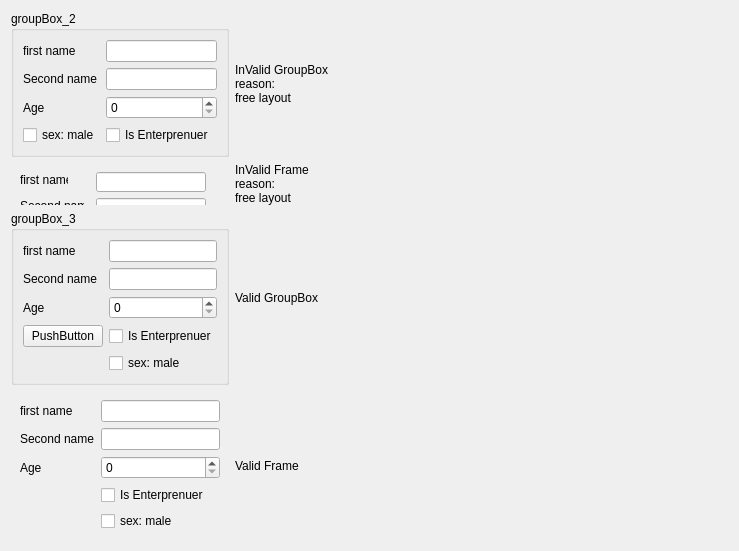
    <widget class="QWidget" name="tab_2">
     <attribute name="title">
      <string>GroupBox, Frame</string>
     </attribute>
     <layout class="QGridLayout" name="gridLayout_15">
      <item row="0" column="0">
       <widget class="QGroupBox" name="groupBox_2">
        <property name="title">
         <string>groupBox_2</string>
        </property>
        <layout class="QGridLayout" name="gridLayout_7">
         <item row="0" column="0">
          <widget class="QLabel" name="label_7">
           <property name="text">
            <string>first name</string>
           </property>
          </widget>
         </item>
         <item row="0" column="1">
          <widget class="QLineEdit" name="lineEdit_5"/>
         </item>
         <item row="1" column="0">
          <widget class="QLabel" name="label_8">
           <property name="text">
            <string>Second name</string>
           </property>
          </widget>
         </item>
         <item row="1" column="1">
          <widget class="QLineEdit" name="lineEdit_6"/>
         </item>
         <item row="2" column="0">
          <widget class="QLabel" name="label_9">
           <property name="text">
            <string>Age</string>
           </property>
          </widget>
         </item>
         <item row="2" column="1">
          <widget class="QSpinBox" name="spinBox_3"/>
         </item>
         <item row="3" column="0">
          <widget class="QCheckBox" name="checkBox_6">
           <property name="text">
            <string>sex: male</string>
           </property>
          </widget>
         </item>
         <item row="3" column="1">
          <widget class="QCheckBox" name="checkBox_7">
           <property name="text">
            <string>Is Enterprenuer</string>
           </property>
          </widget>
         </item>
        </layout>
       </widget>
      </item>
      <item row="1" column="0">
       <widget class="QFrame" name="frame_3">
        <widget class="QCheckBox" name="checkBox_8">
         <property name="geometry">
          <rect>
           <x>9</x>
           <y>87</y>
           <width>70</width>
           <height>18</height>
          </rect>
         </property>
         <property name="text">
          <string>sex: male</string>
         </property>
        </widget>
        <widget class="QLabel" name="label_10">
         <property name="geometry">
          <rect>
           <x>9</x>
           <y>9</y>
           <width>48</width>
           <height>16</height>
          </rect>
         </property>
         <property name="text">
          <string>first name</string>
         </property>
        </widget>
        <widget class="QLabel" name="label_11">
         <property name="geometry">
          <rect>
           <x>9</x>
           <y>61</y>
           <width>19</width>
           <height>16</height>
          </rect>
         </property>
         <property name="text">
          <string>Age</string>
         </property>
        </widget>
        <widget class="QLineEdit" name="lineEdit_7">
         <property name="geometry">
          <rect>
           <x>85</x>
           <y>35</y>
           <width>110</width>
           <height>20</height>
          </rect>
         </property>
        </widget>
        <widget class="QLineEdit" name="lineEdit_8">
         <property name="geometry">
          <rect>
           <x>85</x>
           <y>9</y>
           <width>110</width>
           <height>20</height>
          </rect>
         </property>
        </widget>
        <widget class="QSpinBox" name="spinBox_4">
         <property name="geometry">
          <rect>
           <x>85</x>
           <y>61</y>
           <width>37</width>
           <height>20</height>
          </rect>
         </property>
        </widget>
        <widget class="QCheckBox" name="checkBox_9">
         <property name="geometry">
          <rect>
           <x>85</x>
           <y>87</y>
           <width>100</width>
           <height>18</height>
          </rect>
         </property>
         <property name="text">
          <string>Is Enterprenuer</string>
         </property>
        </widget>
        <widget class="QLabel" name="label_12">
         <property name="geometry">
          <rect>
           <x>9</x>
           <y>35</y>
           <width>64</width>
           <height>16</height>
          </rect>
         </property>
         <property name="text">
          <string>Second name</string>
         </property>
        </widget>
       </widget>
      </item>
      <item row="2" column="0">
       <widget class="QGroupBox" name="groupBox_3">
        <property name="title">
         <string>groupBox_3</string>
        </property>
        <layout class="QGridLayout" name="gridLayout">
         <item row="0" column="0">
          <widget class="QLabel" name="label_14">
           <property name="text">
            <string>first name</string>
           </property>
          </widget>
         </item>
         <item row="0" column="1">
          <widget class="QLineEdit" name="lineEdit_10"/>
         </item>
         <item row="1" column="0">
          <widget class="QLabel" name="label_22">
           <property name="text">
            <string>Second name</string>
           </property>
          </widget>
         </item>
         <item row="1" column="1">
          <widget class="QLineEdit" name="lineEdit_9"/>
         </item>
         <item row="2" column="0">
          <widget class="QLabel" name="label_20">
           <property name="text">
            <string>Age</string>
           </property>
          </widget>
         </item>
         <item row="2" column="1">
          <widget class="QSpinBox" name="spinBox_6"/>
         </item>
         <item row="3" column="1">
          <widget class="QCheckBox" name="checkBox_13">
           <property name="text">
            <string>Is Enterprenuer</string>
           </property>
          </widget>
         </item>
         <item row="4" column="1">
          <widget class="QCheckBox" name="checkBox_12">
           <property name="text">
            <string>sex: male</string>
           </property>
          </widget>
         </item>
         <item row="3" column="0">
          <widget class="QPushButton" name="clickeme__">
           <property name="text">
            <string>PushButton</string>
           </property>
          </widget>
         </item>
        </layout>
       </widget>
      </item>
      <item row="3" column="0">
       <widget class="QFrame" name="frame_4">
        <layout class="QGridLayout" name="gridLayout_8">
         <item row="0" column="0">
          <widget class="QLabel" name="label_29">
           <property name="text">
            <string>first name</string>
           </property>
          </widget>
         </item>
         <item row="0" column="1">
          <widget class="QLineEdit" name="lineEdit_12"/>
         </item>
         <item row="1" column="0">
          <widget class="QLabel" name="label_33">
           <property name="text">
            <string>Second name</string>
           </property>
          </widget>
         </item>
         <item row="1" column="1">
          <widget class="QLineEdit" name="lineEdit_11"/>
         </item>
         <item row="2" column="0">
          <widget class="QLabel" name="label_31">
           <property name="text">
            <string>Age</string>
           </property>
          </widget>
         </item>
         <item row="2" column="1">
          <widget class="QSpinBox" name="spinBox_12"/>
         </item>
         <item row="3" column="1">
          <widget class="QCheckBox" name="checkBox_21">
           <property name="text">
            <string>Is Enterprenuer</string>
           </property>
          </widget>
         </item>
         <item row="4" column="1">
          <widget class="QCheckBox" name="checkBox_20">
           <property name="text">
            <string>sex: male</string>
           </property>
          </widget>
         </item>
        </layout>
       </widget>
      </item>
      <item row="0" column="1">
       <widget class="QLabel" name="label_15">
        <property name="text">
         <string>InValid GroupBox
reason:
free layout</string>
        </property>
       </widget>
      </item>
      <item row="1" column="1">
       <widget class="QLabel" name="label_16">
        <property name="text">
         <string>InValid Frame
reason:
free layout</string>
        </property>
       </widget>
      </item>
      <item row="2" column="1">
       <widget class="QLabel" name="label_40">
        <property name="text">
         <string>Valid GroupBox</string>
        </property>
       </widget>
      </item>
      <item row="3" column="1">
       <widget class="QLabel" name="label_43">
        <property name="text">
         <string>Valid Frame</string>
        </property>
       </widget>
      </item>
      <item row="0" column="2">
       <spacer name="horizontalSpacer_3">
        <property name="orientation">
         <enum>Qt::Horizontal</enum>
        </property>
        <property name="sizeHint" stdset="0">
         <size>
          <width>399</width>
          <height>20</height>
         </size>
        </property>
       </spacer>
      </item>
      <item row="3" column="2">
       <spacer name="horizontalSpacer_6">
        <property name="orientation">
         <enum>Qt::Horizontal</enum>
        </property>
        <property name="sizeHint" stdset="0">
         <size>
          <width>399</width>
          <height>20</height>
         </size>
        </property>
       </spacer>
      </item>
      <item row="2" column="2">
       <spacer name="horizontalSpacer_5">
        <property name="orientation">
         <enum>Qt::Horizontal</enum>
        </property>
        <property name="sizeHint" stdset="0">
         <size>
          <width>399</width>
          <height>20</height>
         </size>
        </property>
       </spacer>
      </item>
      <item row="1" column="2">
       <spacer name="horizontalSpacer_4">
        <property name="orientation">
         <enum>Qt::Horizontal</enum>
        </property>
        <property name="sizeHint" stdset="0">
         <size>
          <width>399</width>
          <height>20</height>
         </size>
        </property>
       </spacer>
      </item>
     </layout>
    </widget>
